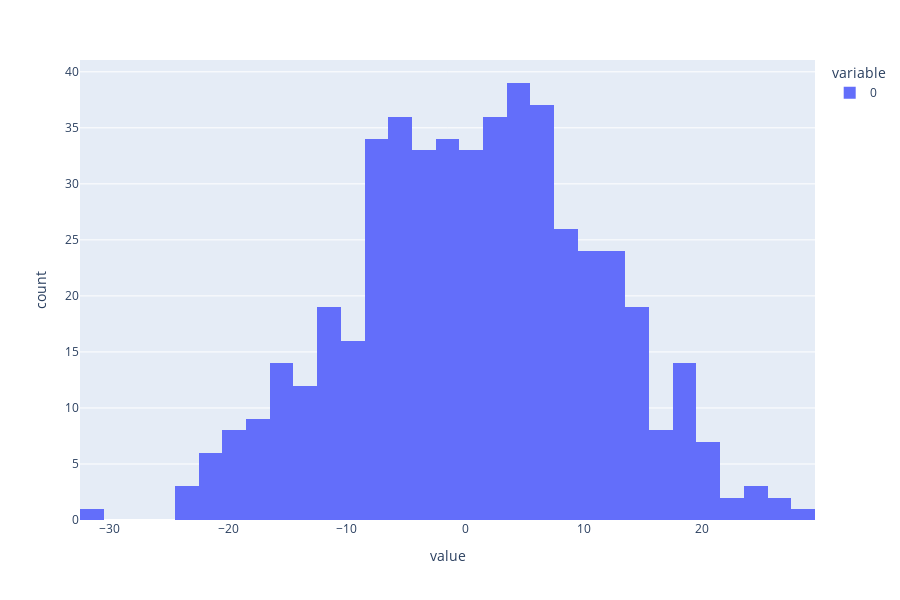

Notebook source saved alongside this figure:
### Code cell
px.histogram(resultado, height=600)

### Figure 1 — Plotly figure (JSON) as saved in the notebook; plotly's stock layout.template omitted (floating-point values rounded to 4 significant figures; data arrays with more than 128 entries replaced by an {"elided": "..."} marker saying what was removed)
{"data": [{"bingroup": "x", "hovertemplate": "variable=0<br>value=%{x}<br>count=%{y}<extra></extra>", "legendgroup": "0", "marker": {"color": "#636efa", "pattern": {"shape": ""}}, "name": "0", "orientation": "v", "showlegend": true, "type": "histogram", "x": {"elided": "500 int values"}, "xaxis": "x", "yaxis": "y"}], "layout": {"barmode": "relative", "height": 600, "legend": {"title": {"text": "variable"}, "tracegroupgap": 0}, "margin": {"t": 60}, "xaxis": {"anchor": "y", "domain": [0, 1], "title": {"text": "value"}}, "yaxis": {"anchor": "x", "domain": [0, 1], "title": {"text": "count"}}}}
